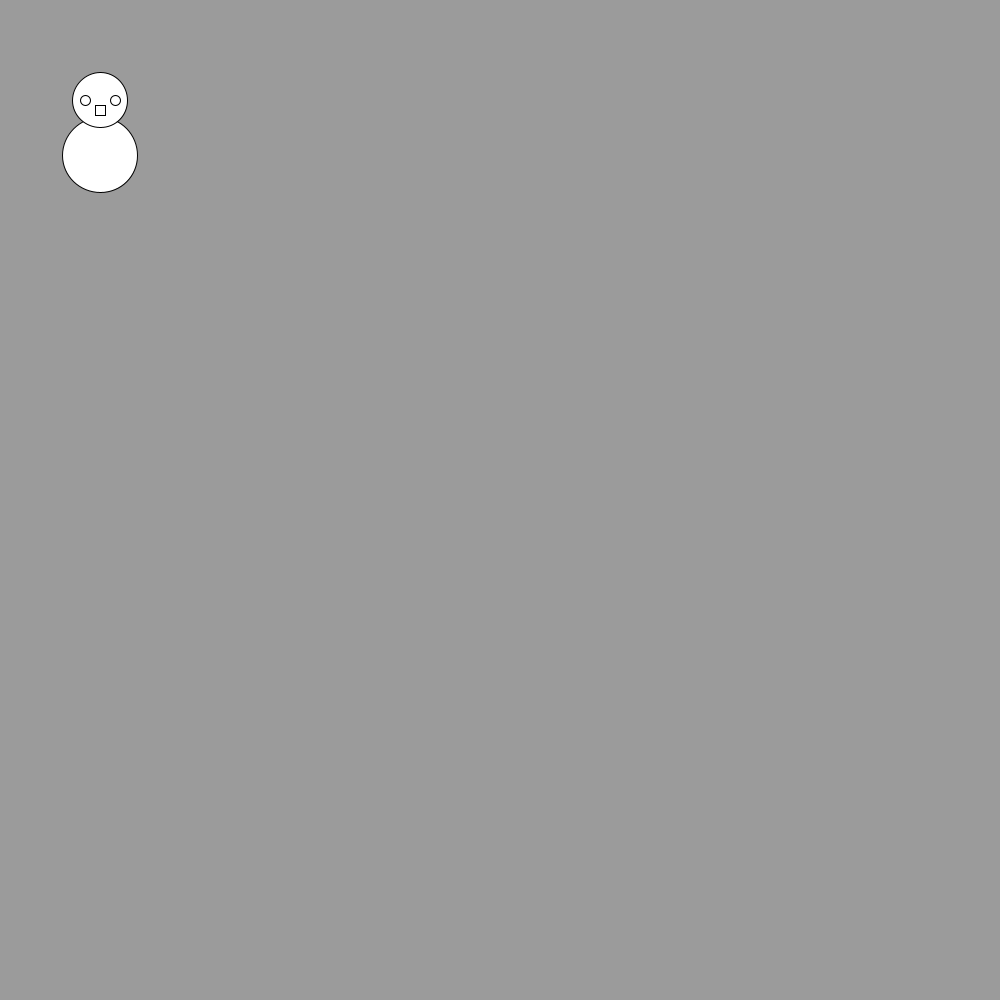
Frame 1 (no input)
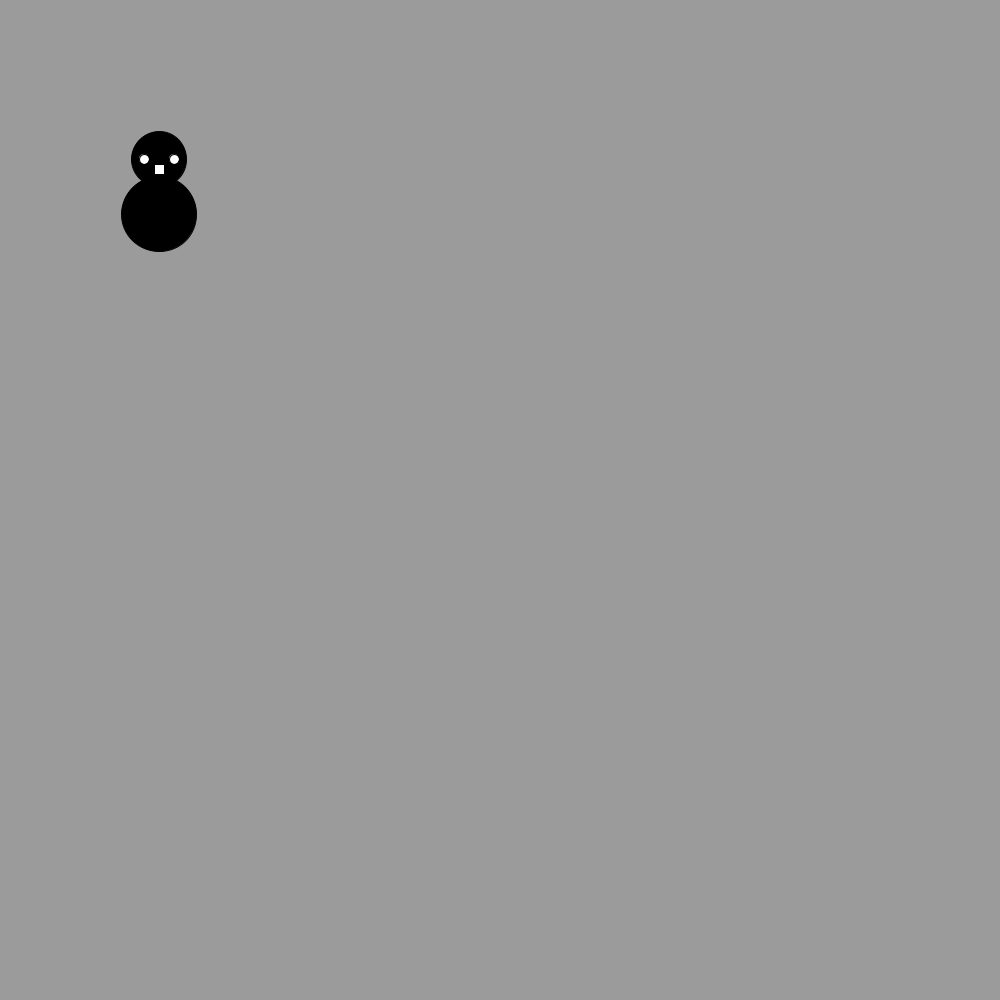
Frame 60 (the mouse pressed at the canvas centre just before this capture)
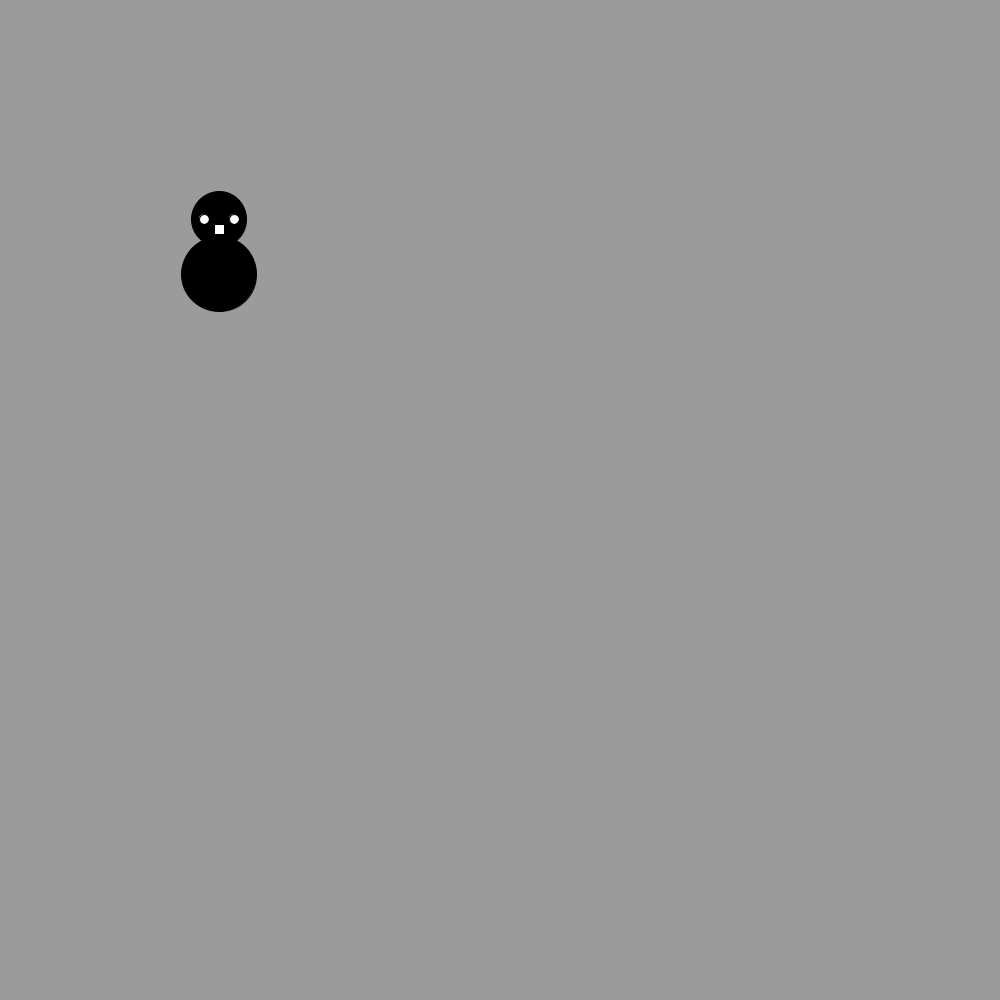
Frame 120 (the mouse held since frame 60 and released just before this capture)

The Processing sketch that drew these frames (run headless with seeded random() and noise(); from frame 60 on, the mouse is pressed at the canvas centre):

// Processing sketch: sketch_190814b
// ── sketch_190814b.pde
int x = 100;
int y = 100;
void setup(){
 size(1000,1000);
}


void draw() {
  background(155);
  ellipse(x, y+55, 75, 75); 
  ellipse(x, y, 55, 55); 
fill(255,255,255);
ellipse(x+15, y, 10, 10); 
ellipse(x-15, y, 10, 10);
rect(x-5,y+5,10,10); 
 fill(0,0,0); 
  x = x + 1;
  y = y + 1;



}
  
